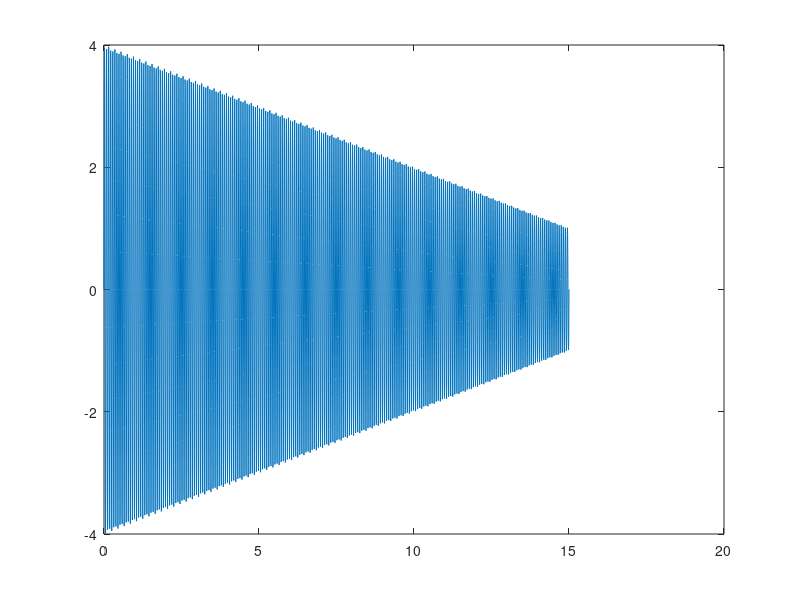

Source code (MATLAB): (Note: this script raises an error after producing the figure.)
%% filtracja z wykorzystaniem narzedzia fdl tool
% t=<0,15>s, Fs=200;
% x1 harm okres=0.04s amp=1
% x2 gauss sr=7, odch=1.5, amp=pi
% x3 harm f=15Hz, amp malejaca, amp=od 4 do 1
% sygnal jest suma sygnalow x1 x2 x3, policzyc WA
% korzystajac z filtra BS Butterwortha usunac 15Hz
% wyswietlic sygnal, WA i przeskalowac BS

Fs=200;
t=0:1/Fs:15;

x1=1*sin(2*pi*t/0.04);
x2=pi*exp(-(t-7).^2/(2*1.5^2));
x3=(4-t/5).*sin(t*2*pi*15);
x=x1+x2+x3;


plot(t,x3)

XT=fftshift(fft(x));
WA=abs(XT);

f=linspace(-Fs/2, Fs/2, length(t));

BS=1./(1+(6*f./(f.^2-15^2)).^8);
xnew=real(ifft(ifftshift(XT.*BS)));

%Hd_fir, Hd_iir wyeksportowane filtry z fda tool
%xf=filter(Hd_fir, x);   
%xi=filter(Hd_iir, x);
%df=length(Hd_fir.numerator)/(2*Fs); %presuniecie filtra Hd_fir

%przesuniecie filtra
df=0;
xf=filtfilt(Hd_fir.Numerator, 1,x);
xi= filtfilt(Hd_iir.sosMatrix, Hd_iir.scaleValues, x); 

subplot(211), plot(t,x,'r', t,xi, 'g', t-df, xf, 'b'); %przesuniecie o 0.5 wieklkosci filtra dla fira, bo polecenie filter bierze poczatkowe wartosci filtra, a nie srodkowe
subplot(212), plot(f,WA,'r', f, 2000*BS, 'g');

%% filtracja liniowa, odszumianie w domenie czasu
clear all; close; clc;
% t=<0,20>s, Fs=100
% x: suma skladowych:
% x1 - pprostokatna (sr=4, szer=6, amp=1);
% x2 -trojkatna (tw=11, szer=4, amp=1);
% x3 - delta diraca d(t-15) + d(t-17)
% stworzyc i wyswietlic

Fs=100;
t=0:1/Fs:20;

x1=1*(t>=1 & t<=7);
x2=1*(1-abs(t-11)/2) .*(t>=9 & t<=13);
%x2=1*(1-abs(t-11)/2) .*(abs(t-11)<2);
x3=1*(t==15) + 1*(t==17);


x=x1+x2+x3;
%x=20+x1+x2+x3; % sygnal na krancach nie schodzi sie do zera, nalezy
%recznie obnizyc amp. przy stosowaniu filtra avg i gauss, lub odciac krance
%x=sin(2*pi*t/2);

N=51;

% zaszumianie sygnalu
xs=x+0.05*randn(size(t));
%xs=imnoise(x, 'salt & pepper'); % szum impulsowy, tylko mediana



%stworzenie przestrzni metrycznej
%najpier ^2, potem sumowanie
%L2=@(x_or, x_od) (    sqrt   (  sum((x_or-x_od).^2) )  / length(x_od) );

L2=@(x_or, x_od) (  sqrt(  sum((x_or-x_od).^2))    /length(x_od));
wynik=zeros(51,4);

for n=1:51
    N=2*n+1;
    %conv-splot
    %nie robic za duzych filtrow, powoduje degeneracje sygnalu
    %filtracje liniowe:
    % 1. filtracja usredniajaca
    x_avg=conv(xs, ones(1,N)/N, 'same');
    % 2. srednia wazona, filtr gaussa
    maska=fspecial('gaussian', [1,N], N/4);
    x_g=conv(xs,maska,'same');

    %subplot(211), plot(t,xs,'r', t,x_avg, 'g', t,x_g,'b');
    %delta diraca element neutralny dla splotu

    %filtry usredinajace zaokraglaja wierzcholki


    %filtracje nieliniowe:
    % 1. medianowa
    x_med=medfilt1(xs,N);
    % 2. adaptacyjna wieniera
    x_wnr=wiener2(xs, [1,N]);
    
    %subplot(212), plot(t,xs,'r', t,x_med,'g', t,x_wnr,'b');
    
    
    wynik(n,1) = L2(x,x_avg);
    wynik(n,2) = L2(x,x_g);
    wynik(n,3) = L2(x,x_med);
    wynik(n,4) = L2(x,x_wnr);
end

prog=2*(1:51)+1;
plot(prog, wynik); %najlepszy filter o najwiekszym minimum
legend('avg', 'gauss', 'median', 'wnr');
%wniosek najlepszy filter wienier, w oknie ok.20 (dla tego sygnalu i szumu)


%plot(t,x);





